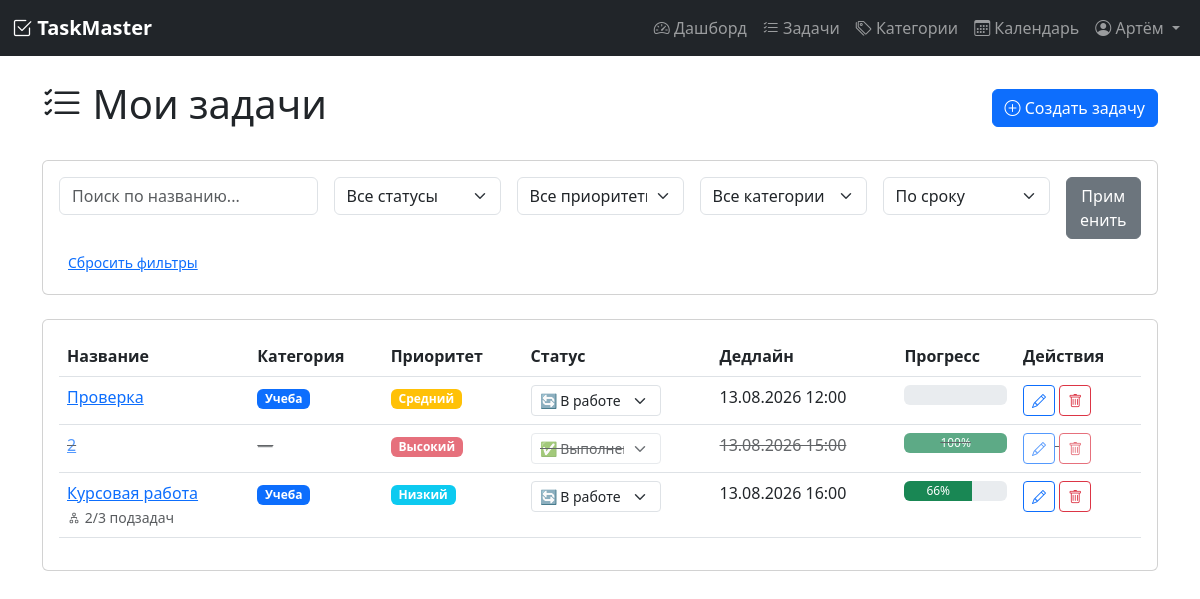
/tasks (signed in), run on an earlier commit of the app's database.
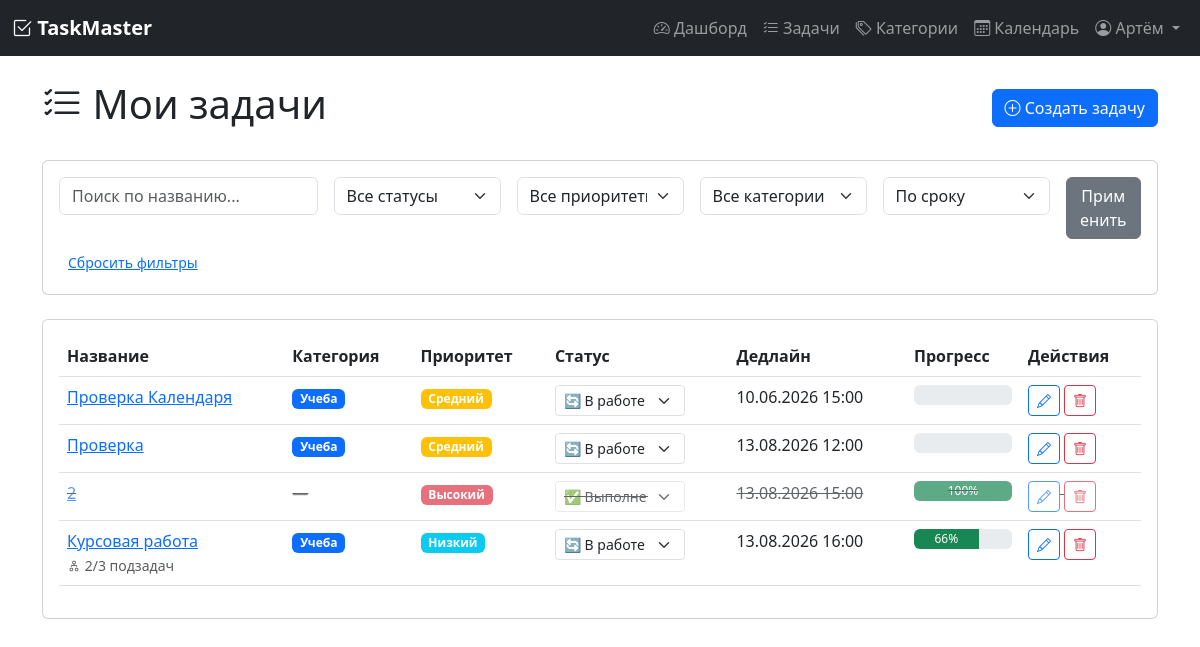
And on a later commit of the database.
### models.py (models this page shows, shortened)
class User(UserMixin, db.Model):
    __tablename__ = 'user'
    id = db.Column(db.Integer, primary_key=True)
    username = db.Column(db.String(80), unique=True, nullable=False)
    email = db.Column(db.String(120), unique=True, nullable=False)
    password_hash = db.Column(db.String(200), nullable=False)
    registered_at = db.Column(db.DateTime, default=datetime.utcnow)
    timezone = db.Column(db.String(50), default='Europe/Moscow')
    role = db.Column(db.String(20), default='user')  # 'user' или 'admin'
    tasks = db.relationship('Task', backref='author', lazy=True, cascade='all, delete-orphan')
    categories = db.relationship('Category', backref='user', lazy=True, cascade='all, delete-orphan')
    tags = db.relationship('Tag', backref='user', lazy=True, cascade='all, delete-orphan')

class Task(db.Model):
    __tablename__ = 'task'
    id = db.Column(db.Integer, primary_key=True)
    title = db.Column(db.String(200), nullable=False)
    description = db.Column(db.Text, default='')
    status = db.Column(db.String(20), default='pending')  # pending, in_progress, completed
    priority = db.Column(db.String(20), default='medium')  # low, medium, high
    deadline = db.Column(db.DateTime, nullable=True)
    created_at = db.Column(db.DateTime, default=datetime.utcnow)
    updated_at = db.Column(db.DateTime, default=datetime.utcnow, onupdate=datetime.utcnow)
    user_id = db.Column(db.Integer, db.ForeignKey('user.id'), nullable=False)
    category_id = db.Column(db.Integer, db.ForeignKey('category.id'), nullable=True)
    subtasks = db.relationship('Subtask', backref='parent_task', lazy=True, cascade='all, delete-orphan')
    tags = db.relationship('Tag', secondary=task_tags, backref='tasks', lazy='dynamic')
    attachments = db.relationship('Attachment', backref='task', lazy=True, cascade='all, delete-orphan')
    recurring_rule = db.relationship('RecurringRule', backref='task', uselist=False, cascade='all, delete-orphan')
    @property
    def progress(self):
        if not self.subtasks:
            return 100 if self.status == 'completed' else 0
        completed = sum(1 for st in self.subtasks if st.is_completed)
        return int((completed / len(self.subtasks)) * 100)
    @property
    def is_overdue(self):
        if self.status == 'completed':
            return False
        if self.deadline and self.deadline < datetime.utcnow():
            return True
        return False

class Category(db.Model):
    __tablename__ = 'category'
    id = db.Column(db.Integer, primary_key=True)
    name = db.Column(db.String(50), nullable=False)
    color = db.Column(db.String(7), default='#6c757d')  # HEX цвет
    user_id = db.Column(db.Integer, db.ForeignKey('user.id'), nullable=False)
    tasks = db.relationship('Task', backref='category', lazy=True)

class Subtask(db.Model):
    __tablename__ = 'subtask'
    id = db.Column(db.Integer, primary_key=True)
    title = db.Column(db.String(100), nullable=False)
    is_completed = db.Column(db.Boolean, default=False)
    task_id = db.Column(db.Integer, db.ForeignKey('task.id'), nullable=False)

### app.py (the view)
@app.route('/tasks')
@login_required
def tasks():
    query = Task.query.filter_by(user_id=current_user.id)
    status_filter = request.args.get('status', '')
    priority_filter = request.args.get('priority', '')
    category_filter = request.args.get('category', '')
    if status_filter:
        query = query.filter_by(status=status_filter)
    if priority_filter:
        query = query.filter_by(priority=priority_filter)
    if category_filter and category_filter.isdigit():
        query = query.filter_by(category_id=int(category_filter))
    sort_by = request.args.get('sort', 'deadline')
    if sort_by == 'deadline':
        query = query.order_by(Task.deadline.asc())
    elif sort_by == 'priority':
        query = query.order_by(Task.priority.desc())
    elif sort_by == 'created_at':
        query = query.order_by(Task.created_at.desc())
    elif sort_by == 'title':
        query = query.order_by(Task.title.asc())
    else:
        query = query.order_by(Task.deadline.asc())
    search_query = request.args.get('search', '')
    if search_query:
        query = query.filter(
            Task.title.contains(search_query) | Task.description.contains(search_query)
        )
    tasks_list = query.all()
    categories = Category.query.filter_by(user_id=current_user.id).all()
    return render_template('tasks.html',
                         tasks=tasks_list,
                         categories=categories,
                         current_filters={
                             'status': status_filter,
                             'priority': priority_filter,
                             'category': category_filter,
                             'sort': sort_by,
                             'search': search_query
                         })

### app.py (called while the page is built)
@login_manager.user_loader
def load_user(user_id):
    return User.query.get(int(user_id))

### templates/tasks.html (shortened to what this page needs)
{% extends "base.html" %}
{% block content %}
<div class="d-flex justify-content-between align-items-center mb-4">
    <h1><i class="bi bi-list-check"></i> Мои задачи</h1>
    <a href="{{ url_for('task_create') }}" class="btn btn-primary">
        <i class="bi bi-plus-circle"></i> Создать задачу
    </a>
</div>
<div class="card mb-4">
    <div class="card-body">
        <form method="GET" class="row g-3">
            <div class="col-md-3">
                <input type="text" name="search" class="form-control" placeholder="Поиск по названию..."
                       value="{{ current_filters.search }}">
            </div>
            <div class="col-md-2">
                <select name="status" class="form-select">
                    <option value="">Все статусы</option>
                </select>
            </div>
            <div class="col-md-2">
                <select name="priority" class="form-select">
                    <option value="">Все приоритеты</option>
                </select>
            </div>
            <div class="col-md-2">
                <select name="category" class="form-select">
                    <option value="">Все категории</option>
                </select>
            </div>
            <div class="col-md-2">
                <select name="sort" class="form-select">
                    <option value="deadline" {% if current_filters.sort == 'deadline' %}selected{% endif %}>По сроку</option>
                </select>
            </div>
            <div class="col-md-1">
                <button type="submit" class="btn btn-secondary w-100">Применить</button>
            </div>
        </form>
        <div class="mt-2">
            <a href="{{ url_for('tasks') }}" class="btn btn-sm btn-link">Сбросить фильтры</a>
        </div>
    </div>
</div>
<div class="card">
    <div class="card-body">
        {% if tasks %}
            <div class="table-responsive">
                <table class="table table-hover">
                    <thead>
                        <tr>
                            <th>Название</th>
                            <th>Категория</th>
                            <th>Приоритет</th>
                            <th>Статус</th>
                            <th>Дедлайн</th>
                            <th>Прогресс</th>
                            <th>Действия</th>
                        </tr>
                    </thead>
                    <tbody>
                        {% for task in tasks %}
                            <tr class="{% if task.is_overdue %}task-overdue{% endif %} {% if task.status == 'completed' %}task-completed{% endif %}">
                                <td>
                                    <a href="{{ url_for('task_detail', task_id=task.id) }}">{{ task.title }}</a>
                                    {% if task.subtasks %}
        <br>
        <small class="text-muted">
            <i class="bi bi-diagram-2"></i>
            {{ task.subtasks|selectattr('is_completed')|list|length }}/{{ task.subtasks|length }} подзадач
        </small>
    {% endif %}
                                </td>
                               <td>
    {% if task.category %}
        <span class="badge" style="background-color: {{ task.category.color }}">
            {{ task.category.name }}
        </span>
    {% else %}
        <span class="text-muted">—</span>
    {% endif %}
</td>
                                <td>
                                    {% if task.priority == 'high' %}
                                        <span class="badge bg-danger">Высокий</span>
                                    {% elif task.priority == 'medium' %}
                                        <span class="badge bg-warning">Средний</span>
                                    {% else %}
                                        <span class="badge bg-info">Низкий</span>
                                    {% endif %}
                                </td>
                               <td>
    <form action="{{ url_for('task_change_status', task_id=task.id) }}" method="POST" class="d-inline">
        <select name="status" class="form-select form-select-sm" style="width: 130px;" onchange="this.form.submit()">
            <option value="in_progress" {% if task.status == 'in_progress' %}selected{% endif %}>
                🔄 В работе
            </option>
            <option value="completed" {% if task.status == 'completed' %}selected{% endif %}>
                ✅ Выполнена
            </option>
        </select>
    </form>
</td>
                                <td>
                                    {% if task.deadline %}
                                        {{ task.deadline.strftime('%d.%m.%Y %H:%M') }}
                                    {% else %}
                                        —
                                    {% endif %}
                                </td>
                                <td>
                                    <div class="progress" style="height: 20px;">
                                        <div class="progress-bar bg-success" style="width: {{ task.progress }}%">
                                            {{ task.progress }}%
                                        </div>
                                    </div>
                                </td>
                                <td>
                                    <a href="{{ url_for('task_edit', task_id=task.id) }}" class="btn btn-sm btn-outline-primary">
                                        <i class="bi bi-pencil"></i>
                                    </a>
                                    <form action="{{ url_for('task_delete', task_id=task.id) }}" method="POST" class="d-inline"
                                          onsubmit="return confirm('Удалить задачу?')">
                                        <button type="submit" class="btn btn-sm btn-outline-danger">
                                            <i class="bi bi-trash"></i>
                                        </button>
                                    </form>
                                </td>
                            </tr>
                        {% endfor %}
                    </tbody>
                </table>
            </div>
        {% else %}
            <p class="text-muted text-center py-4">У вас пока нет задач.
                <a href="{{ url_for('task_create') }}">Создайте первую задачу</a>
            </p>
        {% endif %}
    </div>
</div>
{% endblock %}

### templates/base.html (shortened to what this page needs)
<!DOCTYPE html>
<html lang="ru">
<head>
    <link href="https://cdn.jsdelivr.net/npm/bootstrap@5.3.0/dist/css/bootstrap.min.css" rel="stylesheet">
    <link rel="stylesheet" href="https://cdn.jsdelivr.net/npm/bootstrap-icons@1.11.0/font/bootstrap-icons.css">
</head>
<body>
    {% if current_user.is_authenticated %}
    <nav class="navbar navbar-expand-lg navbar-dark bg-dark">
        <div class="container-fluid">
            <a class="navbar-brand" href="{{ url_for('dashboard') }}">
                <i class="bi bi-check2-square"></i> TaskMaster
            </a>
            <div class="collapse navbar-collapse" id="navbarNav">
                <ul class="navbar-nav ms-auto">
    <li class="nav-item">
        <a class="nav-link" href="{{ url_for('dashboard') }}">
            <i class="bi bi-speedometer2"></i> Дашборд
        </a>
    </li>
    <li class="nav-item">
        <a class="nav-link" href="{{ url_for('tasks') }}">
            <i class="bi bi-list-check"></i> Задачи
        </a>
    </li>
    <li class="nav-item">
        <a class="nav-link" href="{{ url_for('categories') }}">
            <i class="bi bi-tags"></i> Категории
        </a>
    </li>
    <li class="nav-item">
        <a class="nav-link" href="{{ url_for('calendar_view') }}">
            <i class="bi bi-calendar3"></i> Календарь
        </a>
    </li>
    <li class="nav-item dropdown">
        <a class="nav-link dropdown-toggle" href="#" id="userDropdown" role="button" data-bs-toggle="dropdown">
            <i class="bi bi-person-circle"></i> {{ current_user.username }}
        </a>
    </li>
</ul>
            </div>
        </div>
    </nav>
    {% endif %}
    <div class="container mt-4">
        {% block content %}{% endblock %}
    </div>
</body>
</html>

### templates/base.html (style rules this page uses)
.navbar-brand { font-weight: bold; }
.task-completed { opacity: 0.7; text-decoration: line-through; }
select option[value="in_progress"] { color: orange; }
select option[value="completed"] { color: green; }

What changed in the data, as far as the page shows it:
added Task: title "Проверка Календаря", category.name "Учеба", priority "Средний", status "🔄 В работе", deadline "10.06.2026 15:00"
